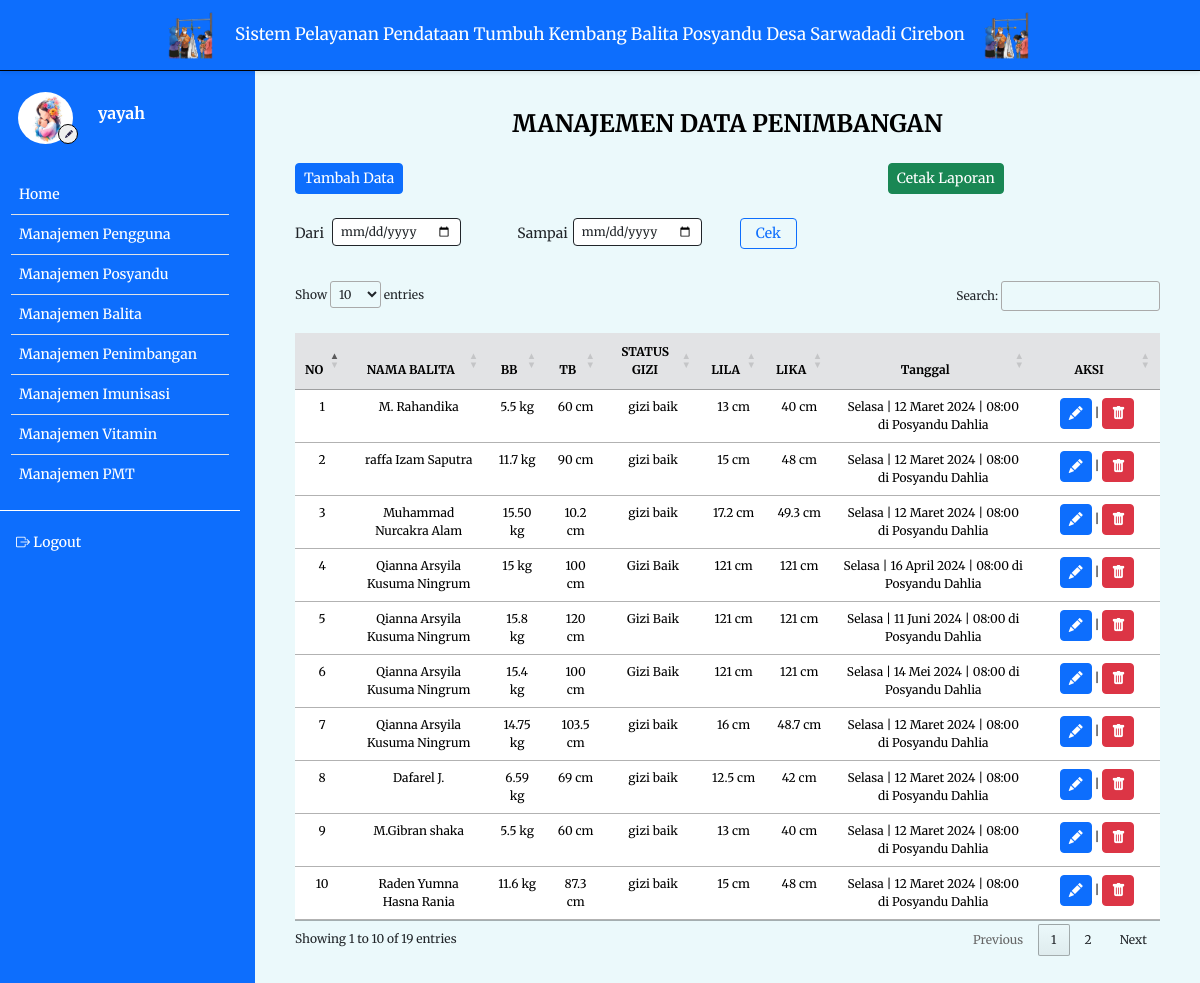
/penimbangan/index.php (signed in), run on the app's committed database.
### tables this page shows
CREATE TABLE `user` (
  `id_user` int(11) NOT NULL,
  `username` varchar(45) NOT NULL,
  `password` varchar(100) NOT NULL,
  `nama` varchar(50) NOT NULL,
  `alamat` text NOT NULL,
  `noTelp` varchar(15) NOT NULL,
  `role` varchar(10) NOT NULL
);

CREATE TABLE `penimbangan` (
  `id_timbang` int(11) NOT NULL,
  `id_balita` int(11) NOT NULL,
  `idjadwal` int(11) NOT NULL,
  `berat_badan` varchar(50) NOT NULL,
  `tinggi_badan` varchar(50) NOT NULL,
  `status_gizi` varchar(50) NOT NULL,
  `lila` double NOT NULL,
  `lika` double NOT NULL
);

CREATE TABLE `balita` (
  `id_balita` int(11) NOT NULL,
  `id_user` int(11) NOT NULL,
  `idposyandu` int(11) NOT NULL,
  `nama_ayah` varchar(50) NOT NULL,
  `nama_balita` varchar(100) NOT NULL,
  `nik_balita` varchar(50) NOT NULL,
  `tempat_lahir` varchar(50) NOT NULL,
  `tanggal_lahir` datetime NOT NULL,
  `jenis_kelamin` varchar(30) NOT NULL
);

CREATE TABLE `jdw_posyandu` (
  `idjadwal` int(11) NOT NULL,
  `idposyandu` int(11) NOT NULL,
  `jadwal` datetime NOT NULL
);

CREATE TABLE `posyandu` (
  `id_posyandu` int(11) NOT NULL,
  `nama_posyandu` varchar(50) NOT NULL,
  `alamat_posyandu` varchar(100) NOT NULL
);

### controller/mainController.php (called while the page is built, shortened)
<?php
$conn = mysqli_connect("localhost", "root", "", "posyandu");
function query($query)
{
    global $conn;
    $result = mysqli_query($conn, $query);
    $rows = [];
    while ($row = mysqli_fetch_assoc($result)) {
        $rows[] = $row;
    }
    return $rows;
}
function generateRandomKey()
{
    $keyLength = 32;
    $randomBytes = openssl_random_pseudo_bytes($keyLength, $strong);
    if (!$strong) {
        $randomBytes = random_bytes($keyLength);
    }
    return base64_encode($randomBytes);
}
function enkripsi($kata)
{
    $key = generateRandomKey();
    $string = openssl_encrypt($kata, 'AES-256-CBC', $key, 0, substr($key, 0, 16));
    $hasilEnkripsi = base64_encode($key . $string);
    return $hasilEnkripsi;
}
function dekripsi($kata)
{
    $string = base64_decode($kata);
    $key = substr($string, 0, 44);
    $enkripsi = substr($string, 44);
    $hasil = openssl_decrypt($enkripsi, 'AES-256-CBC', $key, 0, substr($key, 0, 16));
    return $hasil;
}
function cari_user() {
    $id = dekripsi($_COOKIE['posyandu']);
    $user = query("SELECT * FROM user WHERE id_user = $id")[0];
    return $user;
}
function translate($kata) {
    $hari_inggris = ['Sunday', 'Monday', 'Tuesday', 'Wednesday', 'Thursday', 'Friday', 'Saturday'];
    $hari_indo = ['Minggu', 'Senin', 'Selasa', 'Rabu', 'Kamis', 'Jumat', 'Sabtu'];
    $bulan_inggris = ['January', 'February', 'March', 'April', 'May', 'June', 'July', 'August', 'September', 'October', 'November', 'December'];
    $bulan_indo = ['Januari', 'Februari', 'Maret', 'April', 'Mei', 'Juni', 'Juli', 'Agustus', 'September', 'Oktober', 'November', 'Desember'];
    $ganti_hari = str_replace($hari_inggris, $hari_indo, $kata);
    $ganti_bulan = str_replace($bulan_inggris, $bulan_indo, $ganti_hari);
    return $ganti_bulan;
}
function cari_tanggal($tanggal, $format) {
    $waktu_convert = strtotime($tanggal);
    $jadwal_convert = date($format, $waktu_convert);
    $jadwal = translate($jadwal_convert);
    return $jadwal;
}
?>

### penimbangan/index.php (the view, shortened to what this page needs)
<?php
require_once '../controller/penimbanganController.php';
if (isset($_GET['cek_tanggal']) && ($_GET['dari'] != "" && $_GET['sampai'] != "")) {
    $penimbangan = cari_penimbangan($_GET);
} else {
    $penimbangan = query("SELECT * FROM penimbangan ORDER BY id_balita ASC");
}
?>
<!DOCTYPE html>
<html lang="en">
<head>
    <link href="https://cdn.jsdelivr.net/npm/bootstrap@5.3.2/dist/css/bootstrap.min.css" rel="stylesheet"
 />
    <link rel="stylesheet" href="https://cdn.jsdelivr.net/npm/bootstrap-icons@1.9.1/font/bootstrap-icons.css" />
    <link rel="stylesheet" href="https://cdn.datatables.net/1.13.4/css/jquery.dataTables.min.css">
    <link rel="stylesheet" href="../style.css">
</head>
<body>
    <nav class="navbar bg-body-tertiary p-0">
        <div class="container-fluid justify-content-center p-3">
            <?php
            require_once('../navbar/navbar_admin.php');
            ?>
        </div>
    </nav>
    <div class="main-container m-0">
        <div class="d-flex">
            <?php
            require_once('../navbar/sidebar.php');
            ?>
            <div class="contents">
                <h4 class="text-center fw-bold" style="color: black;">MANAJEMEN DATA PENIMBANGAN</h4>
                <div class="mt-4">
                    <div class="row justify-content-between">
                        <div class="col-4">
                            <button class="btn btn-sm btn-primary" data-bs-toggle="modal" data-bs-target="#timbang">
                                Tambah Data
                            </button>
                        </div>
                        <div class="col-4">
                            <button class="btn btn-sm btn-success" type="button" data-bs-toggle="modal"
                                data-bs-target="#cetak">
                                Cetak Laporan
                            </button>
                        </div>
                    </div>
                    <form action="" method="get">
                        <div class="filter mt-4">
                            <div class="row">
                                <div class="col-3">
                                    <div class="mb-3 row">
                                        <label for="dari" class="col-sm-2 col-form-label col-form-label-sm">Dari</label>
                                        <div class="col-sm-auto">
                                            <input type="date" class="form-control form-control-sm" id="dari"
                                                name="dari" style="border: solid 1px;">
                                        </div>
                                    </div>
                                </div>
                                <div class="col-3">
                                    <div class="mb-3 row">
                                        <label for="sampai"
                                            class="col-sm-3 col-form-label col-form-label-sm">Sampai</label>
                                        <div class="col-sm-auto">
                                            <input type="date" class="form-control form-control-sm" id="sampai"
                                                name="sampai" style="border: solid 1px;">
                                        </div>
                                    </div>
                                </div>
                                <div class="col-5">
                                    <button type="submit" name="cek_tanggal"
                                        class="btn btn-sm btn-outline-primary col-sm-2">Cek</button>
                                </div>
                            </div>
                        </div>
                    </form>
                </div>
                <div class="mt-3">
                    <table id="example" class="table table-hover text-center">
                        <thead>
                            <tr class="table-secondary">
                                <th class="text-center" scope="col">NO</th>
                                <th class="text-center" scope="col">NAMA BALITA</th>
                                <th class="text-center" scope="col">BB</th>
                                <th class="text-center" scope="col">TB</th>
                                <th class="text-center" scope="col">STATUS GIZI</th>
                                <th class="text-center" scope="col">LILA</th>
                                <th class="text-center" scope="col">LIKA</th>
                                <th class="text-center" scope="col">Tanggal</th>
                                <th class="text-center" scope="col" style="width: 90px;">AKSI</th>
                            </tr>
                        </thead>
                        <tbody>
                            <?php
                            $i = 1;
                            foreach ($penimbangan as $pen):
                                $id_balita = $pen['id_balita'];
                                $data_balita = query("SELECT * FROM balita WHERE id_balita = $id_balita")[0];
                                $id_jadwal = $pen['idjadwal'];
                                $data_jadwal = query("SELECT * FROM jdw_posyandu WHERE idjadwal = $id_jadwal")[0];
                                $id_posyandu = $data_jadwal['idposyandu'];
                                $data_posyandu = query("SELECT * FROM posyandu WHERE id_posyandu = $id_posyandu")[0];
                                $jadwal = cari_tanggal($data_jadwal['jadwal'], 'l | d F Y | H:i');
                                ?>
                                    <tr>
                                        <td>
                                            <?= $i; ?>
                                        </td>
                                        <td>
                                            <?= $data_balita['nama_balita']; ?>
                                        </td>
                                        <td>
                                            <?= $pen['berat_badan']; ?> kg
                                        </td>
                                        <td>
                                            <?= $pen['tinggi_badan']; ?> cm
                                        </td>
                                        <td>
                                            <?= $pen['status_gizi']; ?>
                                        </td>
                                        <td>
                                            <?= $pen['lila']; ?> cm
                                        </td>
                                        <td>
                                            <?= $pen['lika']; ?> cm
                                        </td>
                                        <td>
                                            <?= $jadwal; ?> di Posyandu
                                            <?= $data_posyandu['nama_posyandu']; ?>
                                        </td>
                                        <td>
                                            <form class="d-inline" action="edit.php?id=<?= enkripsi($pen['id_timbang']); ?>"
                                                method="post">
                                                <button class="btn btn-sm btn-primary btn-sm"><i
                                                        class="bi bi-pencil-fill"></i></button>
                                            </form>
                                            |
                                            <a class="delete bg-danger" id="delete"
                                                onclick="deletePenimbangan(<?= $pen['id_timbang']; ?>)">
                                                <button class="btn btn-sm btn-danger"><i class="bi bi-trash-fill"></i></button>
                                            </a>
                                        </td>
                                    </tr>
                                    <?php
                                    $i++;
                            endforeach;
                            ?>
                        </tbody>
                    </table>
                </div>
            </div>
        </div>
    </div>
</body>
</html>

### navbar/sidebar.php (shortened to what this page needs)
<?php
require_once '../controller/mainController.php';
$user = cari_user();
?>
<div class="sidebar bg-primary" id="side_nav">
    <div class="content-side">
        <div class="profil">
            <div class="row d-flex align-items-center">
                <div class="col-sm-5 me-0">
                    <img src="../image/img6.jpg" class="rounded-circle" alt="profi">
                    <a href="../profil">
                        <button class="rounded-circle"><i class="bi bi-pencil-fill"></i></button>
                    </a>
                </div>
                <div class="col-sm-7 m-0">
                    <h6 class="fw-bold text-white">
                        <?= $user['nama']; ?>
                    </h6>
                </div>
            </div>
        </div>
        <div class="">
            <ul class="list-group list-group-flush pt-4 fw-medium">
                <li class="list-group-item">
                    <a href="../admin" class="text-decoration-none d-block">
                        <span>Home</span>
                    </a>
                </li>
                <li class="list-group-item">
                    <a href="../pengguna" class="text-decoration-none d-block">
                        <span>Manajemen Pengguna</span>
                    </a>
                </li>
                <li class="list-group-item">
                    <a href="../dataPosyandu" class="text-decoration-none d-block">
                        <span>Manajemen Posyandu</span>
                    </a>
                </li>
                <li class="list-group-item">
                    <a href="../balita" class="text-decoration-none d-block">
                        <span>Manajemen Balita</span>
                    </a>
                </li>
                <li class="list-group-item">
                    <a href="../penimbangan" class="text-decoration-none d-block">
                        <span>Manajemen Penimbangan</span>
                    </a>
                </li>
                <li class="list-group-item">
                    <a href="../imunisasi" class="text-decoration-none d-block">
                        <span>Manajemen Imunisasi</span>
                    </a>
                </li>
                <li class="list-group-item">
                    <a href="../vitamin" class="text-decoration-none d-block">
                        <span>Manajemen Vitamin</span>
                    </a>
                </li>
                <li class="list-group-item">
                    <a href="../pmt" class="text-decoration-none d-block">
                        <span>Manajemen PMT</span>
                    </a>
                </li>
            </ul>
        </div>
        <hr class="hr-color">
        <ul class="list-unstyled fw-medium pb-5">
            <li>
                <a href="../logout.php" class="text-decoration-none d-block">
                    <i class="bi bi-box-arrow-right"></i>
                    <span>Logout</span>
                </a>
            </li>
        </ul>
    </div>
</div>

### style.css (style rules this page uses)
* { font-family: "Merriweather", serif; }
body { font-family: sans-serif; background: #ebf9fb; }
.contents .dataTables_wrapper, .contents .filter input, .contents table.dataTable { font-size: 12px; }
.content, .contents { min-height: 100vh; width: 100%; }
.contents { margin: 100px 0; padding: 10px 40px; }
.navbar { z-index: 1; display: flex; position: fixed; width: 100%; border-bottom: 1px solid black; }
.sidebar { min-width: 255px; max-width: 255px; transition: all ease-in 0.3s; min-height: 100vh; }
hr.hr-color { color: white; opacity: 1; }
.sidebar ul { padding: 0 11px; }
.sidebar li a { color: white; padding: 5px; font-size: 14px; margin-left: 0; }
.sidebar .list-group-item { padding: 4px 3px; }
.sidebar .list-group-item { background-color: transparent; }
.content-side { position: fixed; margin-top: 60px; width: 240px; }
.sidebar .profil { padding-top: 25px; }
.sidebar .profil img { width: 55px; height: 66px; padding: 7px 0; display: block; transition: all ease-in 0.3s; object-fit: cover; }
.sidebar .profil button { border: 1px solid black; position: absolute; margin-top: -27px; margin-left: 61px; width: 20px; height: 20px; }
.sidebar .profil a button { margin-left: 40px; }
.sidebar .profil .d-flex .col-sm-5 { padding-left: 30px; padding-right: 0; }
.sidebar .profil .d-flex .col-sm-7 { padding: 0; }
.sidebar .profil button i { font-size: 8px; color: #272247; margin-top: -6px; margin-left: -3px; position: absolute; }

### data on the page
user: nama "yayah"
penimbangan: id_balita.nama_balita "M. Rahandika", berat_badan "5.5", tinggi_badan "60", status_gizi "gizi baik", lila "13", lika "40", idjadwal.jadwal "Selasa | 12 Maret 2024 | 08:00", posyandu.nama_posyandu "Dahlia"
penimbangan: id_balita.nama_balita "raffa Izam Saputra", berat_badan "11.7", tinggi_badan "90", status_gizi "gizi baik", lila "15", lika "48", idjadwal.jadwal "Selasa | 12 Maret 2024 | 08:00", posyandu.nama_posyandu "Dahlia"
penimbangan: id_balita.nama_balita "Muhammad Nurcakra Alam", berat_badan "15.50", tinggi_badan "10.2", status_gizi "gizi baik", lila "17.2", lika "49.3", idjadwal.jadwal "Selasa | 12 Maret 2024 | 08:00", posyandu.nama_posyandu "Dahlia"
penimbangan: id_balita.nama_balita "Qianna Arsyila Kusuma Ningrum", berat_badan "15", tinggi_badan "100", status_gizi "Gizi Baik", lila "121", lika "121", idjadwal.jadwal "Selasa | 16 April 2024 | 08:00", posyandu.nama_posyandu "Dahlia"
penimbangan: id_balita.nama_balita "Qianna Arsyila Kusuma Ningrum", berat_badan "15.8", tinggi_badan "120", status_gizi "Gizi Baik", lila "121", lika "121", idjadwal.jadwal "Selasa | 11 Juni 2024 | 08:00", posyandu.nama_posyandu "Dahlia"
penimbangan: id_balita.nama_balita "Qianna Arsyila Kusuma Ningrum", berat_badan "15.4", tinggi_badan "100", status_gizi "Gizi Baik", lila "121", lika "121", idjadwal.jadwal "Selasa | 14 Mei 2024 | 08:00", posyandu.nama_posyandu "Dahlia"
penimbangan: id_balita.nama_balita "Qianna Arsyila Kusuma Ningrum", berat_badan "14.75", tinggi_badan "103.5", status_gizi "gizi baik", lila "16", lika "48.7", idjadwal.jadwal "Selasa | 12 Maret 2024 | 08:00", posyandu.nama_posyandu "Dahlia"
penimbangan: id_balita.nama_balita "Dafarel J.", berat_badan "6.59", tinggi_badan "69", status_gizi "gizi baik", lila "12.5", lika "42", idjadwal.jadwal "Selasa | 12 Maret 2024 | 08:00", posyandu.nama_posyandu "Dahlia"
penimbangan: id_balita.nama_balita "M.Gibran shaka", berat_badan "5.5", tinggi_badan "60", status_gizi "gizi baik", lila "13", lika "40", idjadwal.jadwal "Selasa | 12 Maret 2024 | 08:00", posyandu.nama_posyandu "Dahlia"
penimbangan: id_balita.nama_balita "Raden Yumna Hasna Rania", berat_badan "11.6", tinggi_badan "87.3", status_gizi "gizi baik", lila "15", lika "48", idjadwal.jadwal "Selasa | 12 Maret 2024 | 08:00", posyandu.nama_posyandu "Dahlia"
